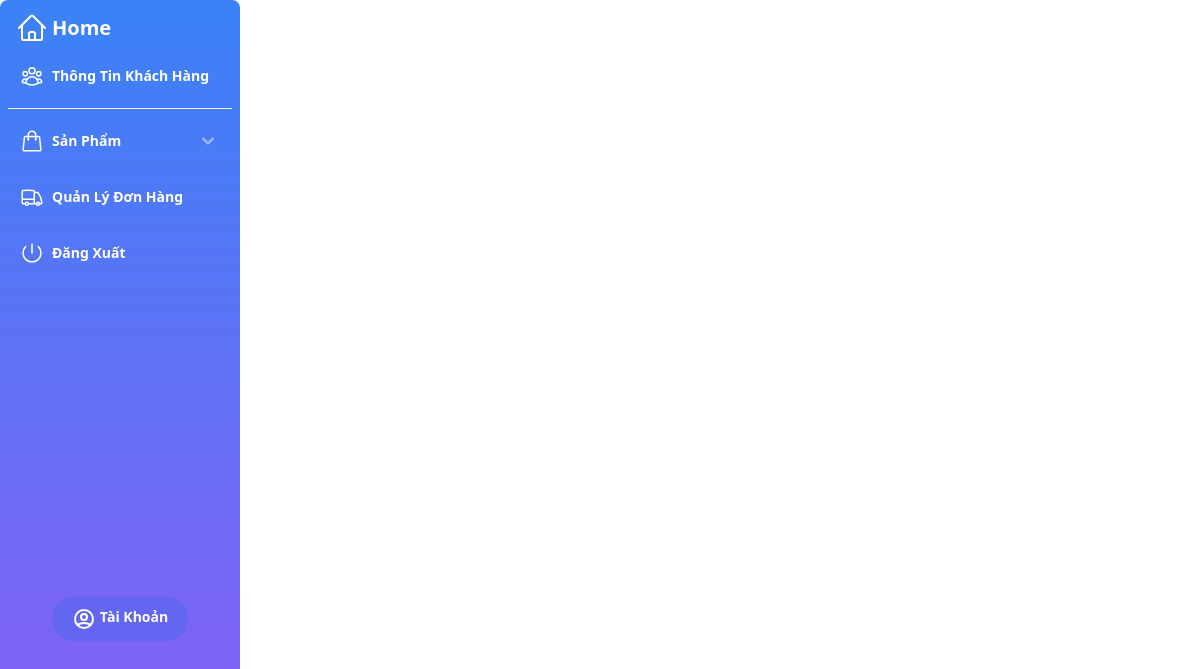
Before: /admins/quanlyhoadon.php with the older database file.
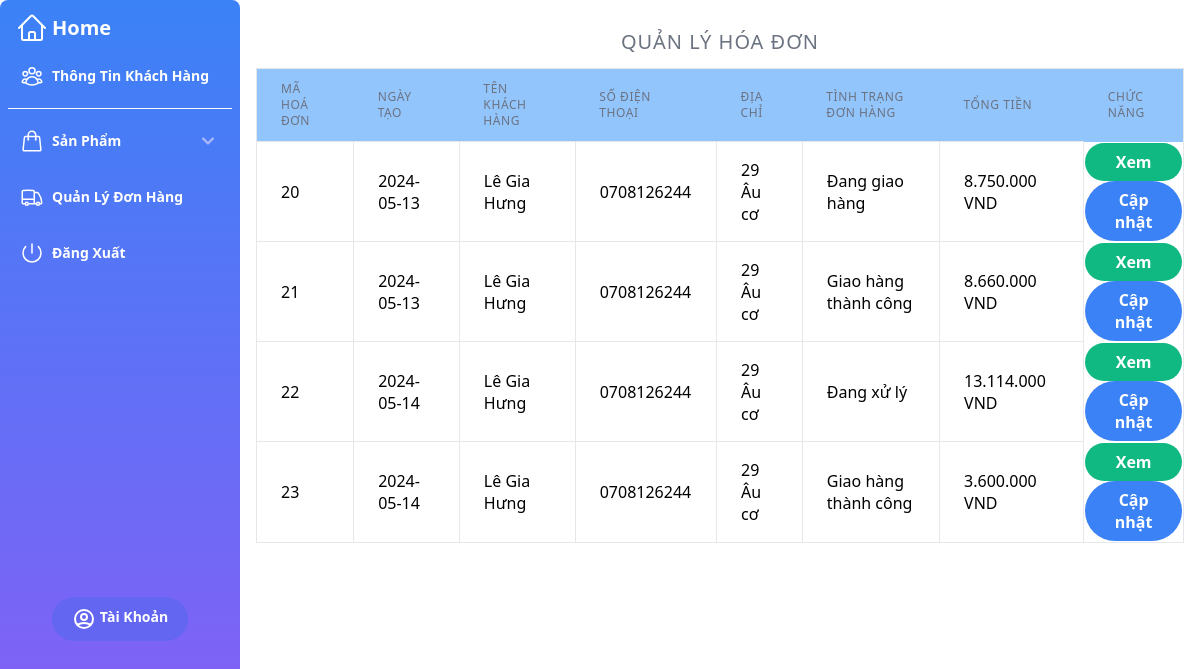
After: the same page with the newer database file.
### tables this page shows
CREATE TABLE `hoadon` (
  `MaHoaDon` int(5) NOT NULL,
  `NgayLap` date NOT NULL,
  `MaKhachHang` int(5) NOT NULL,
  `TinhTrangDonHang` varchar(100) NOT NULL
);

CREATE TABLE `taikhoankhachhang` (
  `MaKhachHang` int(5) NOT NULL,
  `TenKhachHang` varchar(100) NOT NULL,
  `GioiTinh` tinyint(1) NOT NULL,
  `NgaySinh` date NOT NULL,
  `DiaChi` varchar(255) NOT NULL,
  `SoDienThoai` varchar(20) NOT NULL,
  `Email` varchar(100) NOT NULL,
  `MatKhau` varchar(100) NOT NULL
);

### admins/quanlyhoadon.php (the view, shortened to what this page needs)
<?php
include 'admin_header.php';
$sql = "
    SELECT
        hoadon.MaHoaDon,
        hoadon.NgayLap,
        taikhoankhachhang.TenKhachHang,
        taikhoankhachhang.SoDienThoai,
        taikhoankhachhang.DiaChi,
        hoadon.TinhTrangDonHang,
        SUM(chitiethoadon.SoLuong * chitiethoadon.GiaBan) AS TongTien
    FROM
        hoadon
    INNER JOIN
        taikhoankhachhang ON hoadon.MaKhachHang = taikhoankhachhang.MaKhachHang
    INNER JOIN
        chitiethoadon ON hoadon.MaHoaDon = chitiethoadon.MaHoaDon
    GROUP BY
        hoadon.MaHoaDon
";
$result = mysqli_query($conn, $sql);
if (mysqli_num_rows($result) > 0) {
?>
    <div class="p-4 sm:ml-60">
        <table class="table-auto border-collapse border">
            <h3 class="px-6 py-3 text-center text-xl font-medium text-gray-500 uppercase tracking-wider">Quản Lý Hóa Đơn</h3>
            <thead>
                <tr class="bg-blue-300">
                    <th class="px-6 py-3 text-left text-xs font-medium text-gray-500 uppercase tracking-wider">mã hoá đơn</th>
                    <th class="px-6 py-3 text-left text-xs font-medium text-gray-500 uppercase tracking-wider">ngày tạo</th>
                    <th class="px-6 py-3 text-left text-xs font-medium text-gray-500 uppercase tracking-wider">tên khách hàng</th>
                    <th class="px-6 py-3 text-left text-xs font-medium text-gray-500 uppercase tracking-wider">số điện thoại</th>
                    <th class="px-6 py-3 text-left text-xs font-medium text-gray-500 uppercase tracking-wider">địa chỉ</th>
                    <th class="px-6 py-3 text-left text-xs font-medium text-gray-500 uppercase tracking-wider">tình trạng đơn hàng</th>
                    <th class="px-6 py-3 text-left text-xs font-medium text-gray-500 uppercase tracking-wider">tổng tiền</th>
                    <th class="px-6 py-3 text-left text-xs font-medium text-gray-500 uppercase tracking-wider">chức năng</th>
                </tr>
            </thead>
            <tbody>
                <?php
                while ($row = mysqli_fetch_assoc($result)) {
                ?>
                    <tr class="bg-white hover:bg-gray-100 transition duration-300">
                        <td class="border px-6 py-3"><?php echo $row["MaHoaDon"]; ?></td>
                        <td class="border px-6 py-3"><?php echo $row["NgayLap"]; ?></td>
                        <td class="border px-6 py-3"><?php echo $row["TenKhachHang"]; ?></td>
                        <td class="border px-6 py-3"><?php echo $row["SoDienThoai"]; ?></td>
                        <td class="border px-6 py-3"><?php echo $row["DiaChi"]; ?></td>
                        <td class="border px-6 py-3"><?php echo $row["TinhTrangDonHang"]; ?></td>
                        <td class="border px-6 py-3"><?php echo number_format($row["TongTien"], 0, ',', '.') . ' VND'; ?></td>
                        <td class="flex flex-col">
                            <button type="button" class="bg-green-500 hover:bg-green-700 text-white font-bold py-2 px-4 rounded-full" data-id="<?php echo $row["MaHoaDon"]; ?>" onclick="openViewModal('<?php echo $row["MaHoaDon"]; ?>')">
                                Xem
                            </button>
                            <button type="button" class="bg-blue-500 hover:bg-blue-700 text-white font-bold py-2 px-4 rounded-full" onclick="openUpdateModal('<?php echo $row['MaHoaDon']; ?>', '<?php echo $row['NgayLap']; ?>', '<?php echo $row['TinhTrangDonHang']; ?>')">
                                Cập nhật
                            </button>
                        </td>
                    </tr>
                <?php
                }
                ?>
            </tbody>
        </table>
    </div>
<?php
} else {
    echo "Không có kết quả";
}
?>
<?php include 'admin_footer.php' ?>

Changed rows visible on the page:
added hoadon: MaHoaDon "20", NgayLap "2024-05-13", MaKhachHang.TenKhachHang "Lê Gia Hưng", MaKhachHang.SoDienThoai "0708126244", MaKhachHang.DiaChi "29 Âu cơ", TinhTrangDonHang "Đang giao hàng", TongTien "8.750.000"
added hoadon: MaHoaDon "21", NgayLap "2024-05-13", MaKhachHang.TenKhachHang "Lê Gia Hưng", MaKhachHang.SoDienThoai "0708126244", MaKhachHang.DiaChi "29 Âu cơ", TinhTrangDonHang "Giao hàng thành công", TongTien "8.660.000"
added hoadon: MaHoaDon "22", NgayLap "2024-05-14", MaKhachHang.TenKhachHang "Lê Gia Hưng", MaKhachHang.SoDienThoai "0708126244", MaKhachHang.DiaChi "29 Âu cơ", TinhTrangDonHang "Đang xử lý", TongTien "13.114.000"
added hoadon: MaHoaDon "23", NgayLap "2024-05-14", MaKhachHang.TenKhachHang "Lê Gia Hưng", MaKhachHang.SoDienThoai "0708126244", MaKhachHang.DiaChi "29 Âu cơ", TinhTrangDonHang "Giao hàng thành công", TongTien "3.600.000"
Other visible differences:
text no longer shown: "Không có kết quả"
text now shown: "QUẢN LÝ HÓA ĐƠN MÃ HOÁ ĐƠN NGÀY TẠO TÊN KHÁCH HÀNG SỐ ĐIỆN THOẠI ĐỊA CHỈ TÌNH TRẠNG ĐƠN HÀNG TỔNG TIỀN CHỨC NĂNG"
